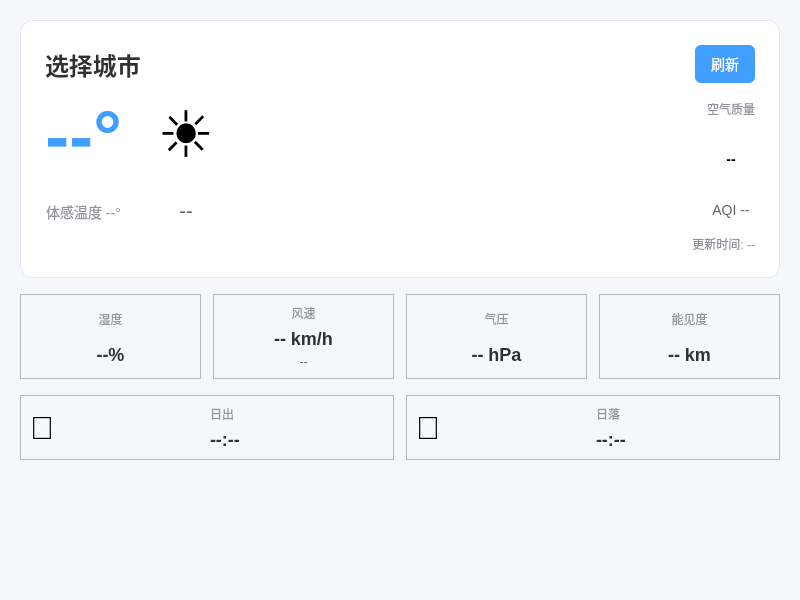
<?xml version="1.0" encoding="UTF-8"?>
<ui version="4.0">
 <class>CurrentWeatherWidget</class>
 <widget class="QWidget" name="CurrentWeatherWidget">
  <property name="geometry">
   <rect>
    <x>0</x>
    <y>0</y>
    <width>800</width>
    <height>600</height>
   </rect>
  </property>
  <property name="windowTitle">
   <string>实时天气</string>
  </property>
  <property name="styleSheet">
   <string notr="true">QWidget#CurrentWeatherWidget {
    background-color: #f5f7fa;
}

QFrame#mainCard {
    background-color: white;
    border-radius: 12px;
    border: 1px solid #e4e7ed;
}

QFrame#detailCard {
    background-color: white;
    border-radius: 8px;
    border: 1px solid #e4e7ed;
}

QLabel#cityNameLabel {
    font-size: 24px;
    font-weight: bold;
    color: #303133;
}

QLabel#temperatureLabel {
    font-size: 72px;
    font-weight: bold;
    color: #409EFF;
}

QLabel#weatherDescLabel {
    font-size: 20px;
    color: #606266;
}

QLabel#updateTimeLabel {
    font-size: 12px;
    color: #909399;
}

QLabel.detailTitle {
    font-size: 12px;
    color: #909399;
}

QLabel.detailValue {
    font-size: 16px;
    font-weight: bold;
    color: #303133;
}

QLabel#aqiLabel {
    font-size: 14px;
    font-weight: bold;
    padding: 4px 12px;
    border-radius: 4px;
}

QPushButton#refreshBtn {
    background-color: #409EFF;
    color: white;
    border: none;
    border-radius: 6px;
    padding: 8px 16px;
    font-size: 14px;
}

QPushButton#refreshBtn:hover {
    background-color: #66b1ff;
}

QPushButton#refreshBtn:pressed {
    background-color: #3a8ee6;
}</string>
  </property>
  <layout class="QVBoxLayout" name="verticalLayout">
   <property name="spacing">
    <number>16</number>
   </property>
   <property name="leftMargin">
    <number>20</number>
   </property>
   <property name="topMargin">
    <number>20</number>
   </property>
   <property name="rightMargin">
    <number>20</number>
   </property>
   <property name="bottomMargin">
    <number>20</number>
   </property>
   <item>
    <widget class="QFrame" name="mainCard">
     <property name="frameShape">
      <enum>QFrame::Shape::StyledPanel</enum>
     </property>
     <layout class="QVBoxLayout" name="mainCardLayout">
      <property name="spacing">
       <number>12</number>
      </property>
      <property name="leftMargin">
       <number>24</number>
      </property>
      <property name="topMargin">
       <number>24</number>
      </property>
      <property name="rightMargin">
       <number>24</number>
      </property>
      <property name="bottomMargin">
       <number>24</number>
      </property>
      <item>
       <layout class="QHBoxLayout" name="headerLayout">
        <item>
         <widget class="QLabel" name="cityNameLabel">
          <property name="text">
           <string>选择城市</string>
          </property>
         </widget>
        </item>
        <item>
         <spacer name="headerSpacer">
          <property name="orientation">
           <enum>Qt::Orientation::Horizontal</enum>
          </property>
          <property name="sizeHint" stdset="0">
           <size>
            <width>40</width>
            <height>20</height>
           </size>
          </property>
         </spacer>
        </item>
        <item>
         <widget class="QPushButton" name="refreshBtn">
          <property name="text">
           <string>刷新</string>
          </property>
          <property name="icon">
           <iconset theme="view-refresh"/>
          </property>
         </widget>
        </item>
       </layout>
      </item>
      <item>
       <layout class="QHBoxLayout" name="mainInfoLayout">
        <property name="spacing">
         <number>24</number>
        </property>
        <item>
         <layout class="QVBoxLayout" name="tempLayout">
          <item>
           <widget class="QLabel" name="temperatureLabel">
            <property name="text">
             <string>--°</string>
            </property>
            <property name="alignment">
             <set>Qt::AlignmentFlag::AlignCenter</set>
            </property>
           </widget>
          </item>
          <item>
           <widget class="QLabel" name="feelsLikeLabel">
            <property name="text">
             <string>体感温度 --°</string>
            </property>
            <property name="alignment">
             <set>Qt::AlignmentFlag::AlignCenter</set>
            </property>
            <property name="styleSheet">
             <string>color: #909399; font-size: 14px;</string>
            </property>
           </widget>
          </item>
         </layout>
        </item>
        <item>
         <layout class="QVBoxLayout" name="weatherLayout">
          <item>
           <widget class="QLabel" name="weatherIconLabel">
            <property name="minimumSize">
             <size>
              <width>80</width>
              <height>80</height>
             </size>
            </property>
            <property name="text">
             <string>☀</string>
            </property>
            <property name="alignment">
             <set>Qt::AlignmentFlag::AlignCenter</set>
            </property>
            <property name="styleSheet">
             <string>font-size: 64px;</string>
            </property>
           </widget>
          </item>
          <item>
           <widget class="QLabel" name="weatherDescLabel">
            <property name="text">
             <string>--</string>
            </property>
            <property name="alignment">
             <set>Qt::AlignmentFlag::AlignCenter</set>
            </property>
           </widget>
          </item>
         </layout>
        </item>
        <item>
         <spacer name="mainInfoSpacer">
          <property name="orientation">
           <enum>Qt::Orientation::Horizontal</enum>
          </property>
          <property name="sizeHint" stdset="0">
           <size>
            <width>40</width>
            <height>20</height>
           </size>
          </property>
         </spacer>
        </item>
        <item>
         <layout class="QVBoxLayout" name="aqiLayout">
          <item>
           <widget class="QLabel" name="aqiTitleLabel">
            <property name="text">
             <string>空气质量</string>
            </property>
            <property name="alignment">
             <set>Qt::AlignmentFlag::AlignCenter</set>
            </property>
            <property name="styleSheet">
             <string>color: #909399; font-size: 12px;</string>
            </property>
           </widget>
          </item>
          <item>
           <widget class="QLabel" name="aqiLabel">
            <property name="text">
             <string>--</string>
            </property>
            <property name="alignment">
             <set>Qt::AlignmentFlag::AlignCenter</set>
            </property>
           </widget>
          </item>
          <item>
           <widget class="QLabel" name="aqiValueLabel">
            <property name="text">
             <string>AQI --</string>
            </property>
            <property name="alignment">
             <set>Qt::AlignmentFlag::AlignCenter</set>
            </property>
            <property name="styleSheet">
             <string>color: #606266; font-size: 14px;</string>
            </property>
           </widget>
          </item>
         </layout>
        </item>
       </layout>
      </item>
      <item>
       <widget class="QLabel" name="updateTimeLabel">
        <property name="text">
         <string>更新时间: --</string>
        </property>
        <property name="alignment">
         <set>Qt::AlignmentFlag::AlignRight|Qt::AlignmentFlag::AlignVCenter</set>
        </property>
       </widget>
      </item>
     </layout>
    </widget>
   </item>
   <item>
    <layout class="QHBoxLayout" name="detailsLayout">
     <property name="spacing">
      <number>12</number>
     </property>
     <item>
      <widget class="QFrame" name="detailCard1">
       <property name="frameShape">
        <enum>QFrame::Shape::StyledPanel</enum>
       </property>
       <layout class="QVBoxLayout" name="detail1Layout">
        <item>
         <widget class="QLabel" name="humidityTitle">
          <property name="text">
           <string>湿度</string>
          </property>
          <property name="alignment">
           <set>Qt::AlignmentFlag::AlignCenter</set>
          </property>
          <property name="styleSheet">
           <string>color: #909399; font-size: 12px;</string>
          </property>
         </widget>
        </item>
        <item>
         <widget class="QLabel" name="humidityLabel">
          <property name="text">
           <string>--%</string>
          </property>
          <property name="alignment">
           <set>Qt::AlignmentFlag::AlignCenter</set>
          </property>
          <property name="styleSheet">
           <string>font-size: 18px; font-weight: bold; color: #303133;</string>
          </property>
         </widget>
        </item>
       </layout>
      </widget>
     </item>
     <item>
      <widget class="QFrame" name="detailCard2">
       <property name="frameShape">
        <enum>QFrame::Shape::StyledPanel</enum>
       </property>
       <layout class="QVBoxLayout" name="detail2Layout">
        <item>
         <widget class="QLabel" name="windTitle">
          <property name="text">
           <string>风速</string>
          </property>
          <property name="alignment">
           <set>Qt::AlignmentFlag::AlignCenter</set>
          </property>
          <property name="styleSheet">
           <string>color: #909399; font-size: 12px;</string>
          </property>
         </widget>
        </item>
        <item>
         <widget class="QLabel" name="windLabel">
          <property name="text">
           <string>-- km/h</string>
          </property>
          <property name="alignment">
           <set>Qt::AlignmentFlag::AlignCenter</set>
          </property>
          <property name="styleSheet">
           <string>font-size: 18px; font-weight: bold; color: #303133;</string>
          </property>
         </widget>
        </item>
        <item>
         <widget class="QLabel" name="windDirLabel">
          <property name="text">
           <string>--</string>
          </property>
          <property name="alignment">
           <set>Qt::AlignmentFlag::AlignCenter</set>
          </property>
          <property name="styleSheet">
           <string>color: #606266; font-size: 12px;</string>
          </property>
         </widget>
        </item>
       </layout>
      </widget>
     </item>
     <item>
      <widget class="QFrame" name="detailCard3">
       <property name="frameShape">
        <enum>QFrame::Shape::StyledPanel</enum>
       </property>
       <layout class="QVBoxLayout" name="detail3Layout">
        <item>
         <widget class="QLabel" name="pressureTitle">
          <property name="text">
           <string>气压</string>
          </property>
          <property name="alignment">
           <set>Qt::AlignmentFlag::AlignCenter</set>
          </property>
          <property name="styleSheet">
           <string>color: #909399; font-size: 12px;</string>
          </property>
         </widget>
        </item>
        <item>
         <widget class="QLabel" name="pressureLabel">
          <property name="text">
           <string>-- hPa</string>
          </property>
          <property name="alignment">
           <set>Qt::AlignmentFlag::AlignCenter</set>
          </property>
          <property name="styleSheet">
           <string>font-size: 18px; font-weight: bold; color: #303133;</string>
          </property>
         </widget>
        </item>
       </layout>
      </widget>
     </item>
     <item>
      <widget class="QFrame" name="detailCard4">
       <property name="frameShape">
        <enum>QFrame::Shape::StyledPanel</enum>
       </property>
       <layout class="QVBoxLayout" name="detail4Layout">
        <item>
         <widget class="QLabel" name="visibilityTitle">
          <property name="text">
           <string>能见度</string>
          </property>
          <property name="alignment">
           <set>Qt::AlignmentFlag::AlignCenter</set>
          </property>
          <property name="styleSheet">
           <string>color: #909399; font-size: 12px;</string>
          </property>
         </widget>
        </item>
        <item>
         <widget class="QLabel" name="visibilityLabel">
          <property name="text">
           <string>-- km</string>
          </property>
          <property name="alignment">
           <set>Qt::AlignmentFlag::AlignCenter</set>
          </property>
          <property name="styleSheet">
           <string>font-size: 18px; font-weight: bold; color: #303133;</string>
          </property>
         </widget>
        </item>
       </layout>
      </widget>
     </item>
    </layout>
   </item>
   <item>
    <layout class="QHBoxLayout" name="sunLayout">
     <property name="spacing">
      <number>12</number>
     </property>
     <item>
      <widget class="QFrame" name="sunriseCard">
       <property name="frameShape">
        <enum>QFrame::Shape::StyledPanel</enum>
       </property>
       <layout class="QHBoxLayout" name="sunriseLayout">
        <item>
         <widget class="QLabel" name="sunriseIcon">
          <property name="text">
           <string>🌅</string>
          </property>
          <property name="styleSheet">
           <string>font-size: 32px;</string>
          </property>
         </widget>
        </item>
        <item>
         <layout class="QVBoxLayout" name="sunriseInfoLayout">
          <item>
           <widget class="QLabel" name="sunriseTitle">
            <property name="text">
             <string>日出</string>
            </property>
            <property name="styleSheet">
             <string>color: #909399; font-size: 12px;</string>
            </property>
           </widget>
          </item>
          <item>
           <widget class="QLabel" name="sunriseLabel">
            <property name="text">
             <string>--:--</string>
            </property>
            <property name="styleSheet">
             <string>font-size: 18px; font-weight: bold; color: #303133;</string>
            </property>
           </widget>
          </item>
         </layout>
        </item>
       </layout>
      </widget>
     </item>
     <item>
      <widget class="QFrame" name="sunsetCard">
       <property name="frameShape">
        <enum>QFrame::Shape::StyledPanel</enum>
       </property>
       <layout class="QHBoxLayout" name="sunsetLayout">
        <item>
         <widget class="QLabel" name="sunsetIcon">
          <property name="text">
           <string>🌇</string>
          </property>
          <property name="styleSheet">
           <string>font-size: 32px;</string>
          </property>
         </widget>
        </item>
        <item>
         <layout class="QVBoxLayout" name="sunsetInfoLayout">
          <item>
           <widget class="QLabel" name="sunsetTitle">
            <property name="text">
             <string>日落</string>
            </property>
            <property name="styleSheet">
             <string>color: #909399; font-size: 12px;</string>
            </property>
           </widget>
          </item>
          <item>
           <widget class="QLabel" name="sunsetLabel">
            <property name="text">
             <string>--:--</string>
            </property>
            <property name="styleSheet">
             <string>font-size: 18px; font-weight: bold; color: #303133;</string>
            </property>
           </widget>
          </item>
         </layout>
        </item>
       </layout>
      </widget>
     </item>
    </layout>
   </item>
   <item>
    <spacer name="bottomSpacer">
     <property name="orientation">
      <enum>Qt::Orientation::Vertical</enum>
     </property>
     <property name="sizeHint" stdset="0">
      <size>
       <width>20</width>
       <height>40</height>
      </size>
     </property>
    </spacer>
   </item>
  </layout>
 </widget>
 <resources/>
 <connections/>
</ui>
